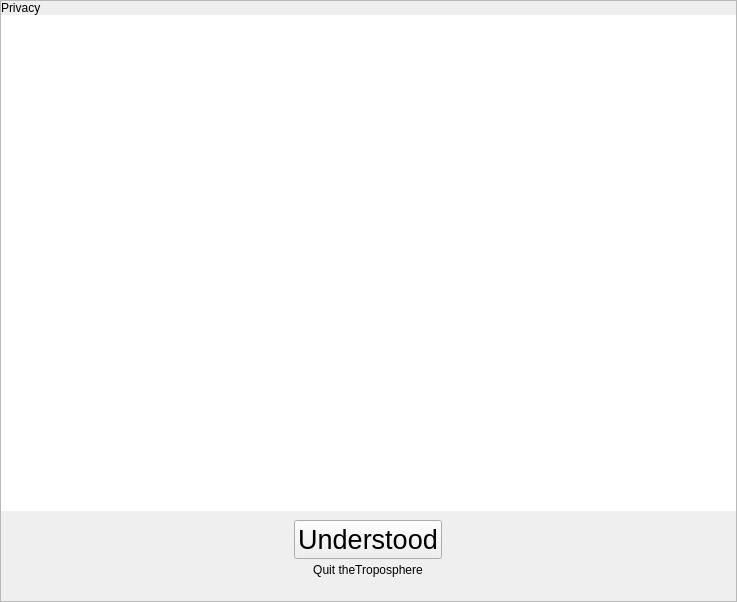
<?xml version="1.0" encoding="UTF-8"?>
<ui version="4.0">
 <class>PrivacyStatement</class>
 <widget class="QWidget" name="PrivacyStatement">
  <property name="geometry">
   <rect>
    <x>0</x>
    <y>0</y>
    <width>737</width>
    <height>602</height>
   </rect>
  </property>
  <property name="windowTitle">
   <string>Form</string>
  </property>
  <layout class="QVBoxLayout" name="verticalLayout">
   <property name="spacing">
    <number>0</number>
   </property>
   <property name="leftMargin">
    <number>0</number>
   </property>
   <property name="topMargin">
    <number>0</number>
   </property>
   <property name="rightMargin">
    <number>0</number>
   </property>
   <property name="bottomMargin">
    <number>0</number>
   </property>
   <item>
    <widget class="QFrame" name="frame">
     <property name="frameShape">
      <enum>QFrame::StyledPanel</enum>
     </property>
     <property name="frameShadow">
      <enum>QFrame::Raised</enum>
     </property>
     <layout class="QVBoxLayout" name="verticalLayout_3">
      <property name="spacing">
       <number>0</number>
      </property>
      <property name="leftMargin">
       <number>0</number>
      </property>
      <property name="topMargin">
       <number>0</number>
      </property>
      <property name="rightMargin">
       <number>0</number>
      </property>
      <property name="bottomMargin">
       <number>0</number>
      </property>
      <item>
       <widget class="tTitleLabel" name="titleLabel">
        <property name="text">
         <string>Privacy</string>
        </property>
       </widget>
      </item>
      <item>
       <widget class="QTextBrowser" name="textBrowser">
        <property name="frameShape">
         <enum>QFrame::NoFrame</enum>
        </property>
        <property name="html">
         <string notr="true">&lt;!DOCTYPE HTML PUBLIC &quot;-//W3C//DTD HTML 4.0//EN&quot; &quot;http://www.w3.org/TR/REC-html40/strict.dtd&quot;&gt;
&lt;html&gt;&lt;head&gt;&lt;meta name=&quot;qrichtext&quot; content=&quot;1&quot; /&gt;&lt;meta charset=&quot;utf-8&quot; /&gt;&lt;style type=&quot;text/css&quot;&gt;
p, li { white-space: pre-wrap; }
hr { height: 1px; border-width: 0; }
li.unchecked::marker { content: &quot;\2610&quot;; }
li.checked::marker { content: &quot;\2612&quot;; }
&lt;/style&gt;&lt;/head&gt;&lt;body style=&quot; font-family:'Contemporary'; font-size:10pt; font-weight:400; font-style:normal;&quot;&gt;
&lt;p style=&quot;-qt-paragraph-type:empty; margin-top:0px; margin-bottom:0px; margin-left:0px; margin-right:0px; -qt-block-indent:0; text-indent:0px;&quot;&gt;&lt;br /&gt;&lt;/p&gt;&lt;/body&gt;&lt;/html&gt;</string>
        </property>
        <property name="openLinks">
         <bool>false</bool>
        </property>
       </widget>
      </item>
      <item>
       <layout class="QVBoxLayout" name="verticalLayout_2">
        <property name="topMargin">
         <number>9</number>
        </property>
        <property name="bottomMargin">
         <number>20</number>
        </property>
        <item alignment="Qt::AlignHCenter">
         <widget class="QPushButton" name="okButton">
          <property name="font">
           <font>
            <pointsize>20</pointsize>
           </font>
          </property>
          <property name="text">
           <string>Understood</string>
          </property>
         </widget>
        </item>
        <item alignment="Qt::AlignHCenter">
         <widget class="QPushButton" name="noButton">
          <property name="text">
           <string>Quit theTroposphere</string>
          </property>
          <property name="flat">
           <bool>true</bool>
          </property>
         </widget>
        </item>
       </layout>
      </item>
     </layout>
    </widget>
   </item>
  </layout>
 </widget>
 <customwidgets>
  <customwidget>
   <class>tTitleLabel</class>
   <extends>QLabel</extends>
   <header location="global">ttitlelabel.h</header>
   <slots>
    <signal>backButtonClicked()</signal>
   </slots>
  </customwidget>
 </customwidgets>
 <resources/>
 <connections/>
</ui>
